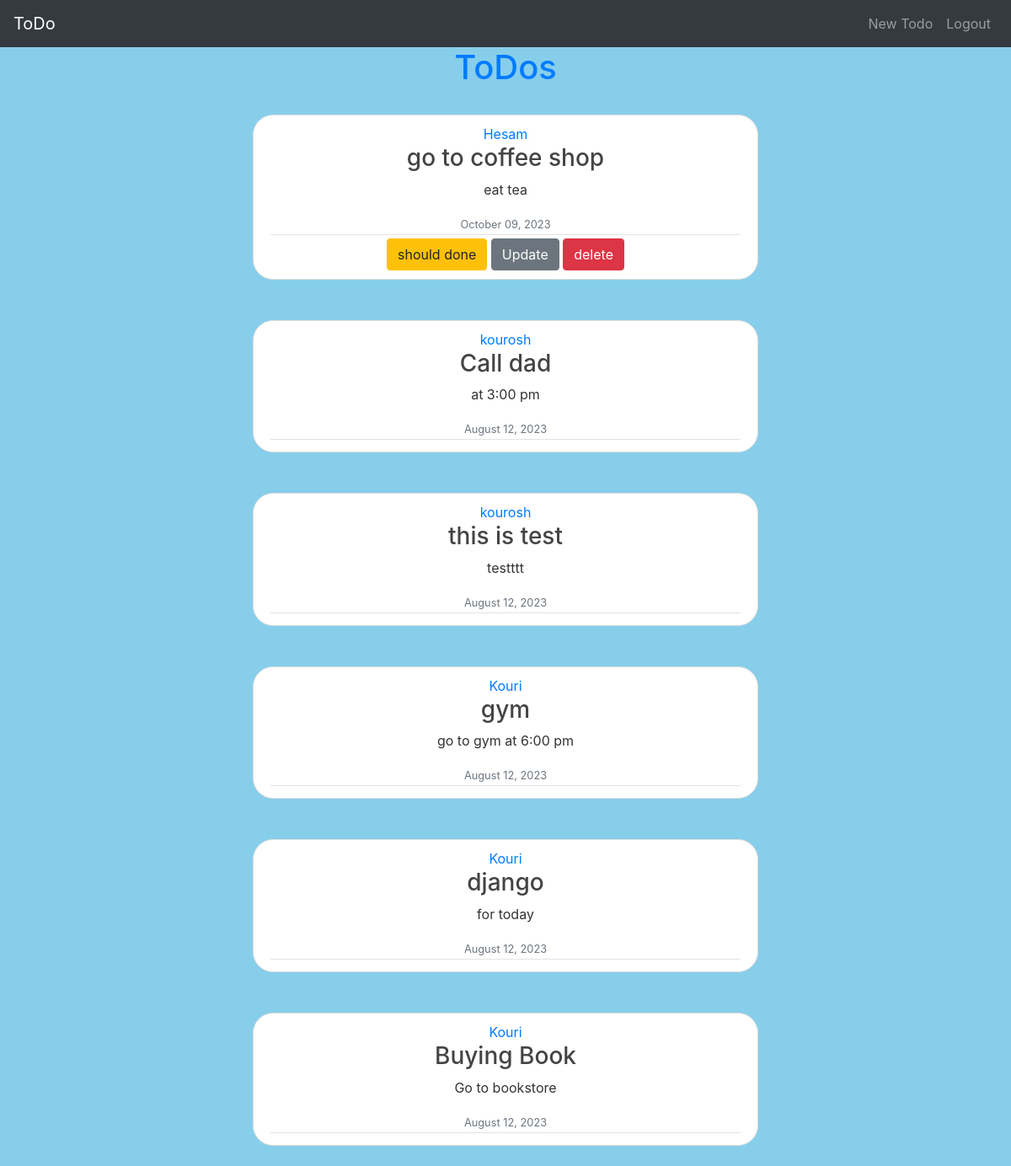
The app's page / (signed in) with its own data.
### todoList/models.py (models this page shows)
class ToDo(models.Model):
    author = models.ForeignKey(User, on_delete=models.CASCADE)
    title = models.CharField(max_length=200)
    content = models.TextField()
    done = models.BooleanField(default=False)
    date = models.DateTimeField(default=timezone.now)

### todoList/views.py (the view)
# urls.py: path('', todo_list, name='todo_list'),
def todo_list(request):
    todos = ToDo.objects.order_by('-date')
    return render(request, 'todoList/todo.html', {'todos': todos})

### todoList/templates/todoList/todo.html (shortened to what this page needs)
{% extends 'blog/base.html' %} {% block content %}
<h1 class="text-center text-primary">ToDos</h1>
{% for todo in todos %}
<div class="row justify-content-center">
  <article
    class="m-4 media content-section text-center"
    style="width: 50vw; border-radius: 1.5rem"
  >
    <div class="media-body">
      <div class="article-metadata">
        <a href="{% url 'user_todo_list' todo.author.username %}"
          >{{ todo.author }}</a
        >
        <h3>{{ todo.title }}</h3>
        <p class="article-content">{{ todo.content }}</p>
        <small class="text-muted">{{ todo.date|date:"F d, Y" }}</small>
      </div>
      {% if user.is_authenticated and user == todo.author %}
      <button
        class="btn btn-warning"
        type="submit"
        name="done"
        id="done"
        onClick="updateBtn(this)"
      >
        should done
      </button>
      <a href="{% url 'update_todo' todo.id %}" class="btn btn-secondary"
        >Update</a
      >
      <a href="{% url 'delete_todo' todo.id %}" class="btn btn-danger"
        >delete</a
      >
      {% endif %}
    </div>
  </article>
</div>
{% endfor %}
{% endblock content %}

### todoList/static/todoList/main.css (style rules this page uses)
body { background: #fafafa; color: #333333; }
h1, h2, h3, h4, h5, h6 { color: #444444; }
.content-section { background: #ffffff; padding: 10px 20px; border: 1px solid #dddddd; border-radius: 3px; margin-bottom: 20px; }
.article-content { white-space: pre-line; }
.article-metadata { padding-bottom: 1px; margin-bottom: 4px; border-bottom: 1px solid #e3e3e3; }

### records on screen
ToDo: author "Hesam", title "go to coffee shop", content "eat tea", date "October 09, 2023", shows "should done"
ToDo: author "kourosh", title "Call dad", content "at 3:00 pm", date "August 12, 2023"
ToDo: author "kourosh", title "this is test", content "testttt", date "August 12, 2023"
ToDo: author "Kouri", title "gym", content "go to gym at 6:00 pm", date "August 12, 2023"
ToDo: author "Kouri", title "django", content "for today", date "August 12, 2023"
ToDo: author "Kouri", title "Buying Book", content "Go to bookstore", date "August 12, 2023"
